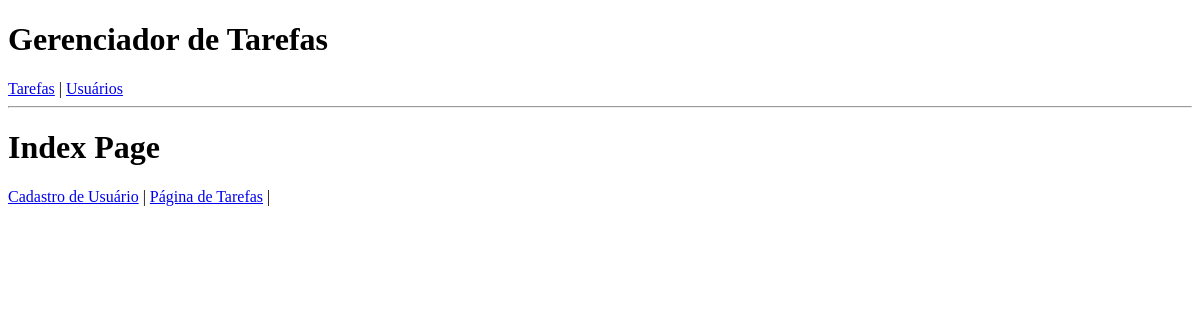
The app's page /, older data.
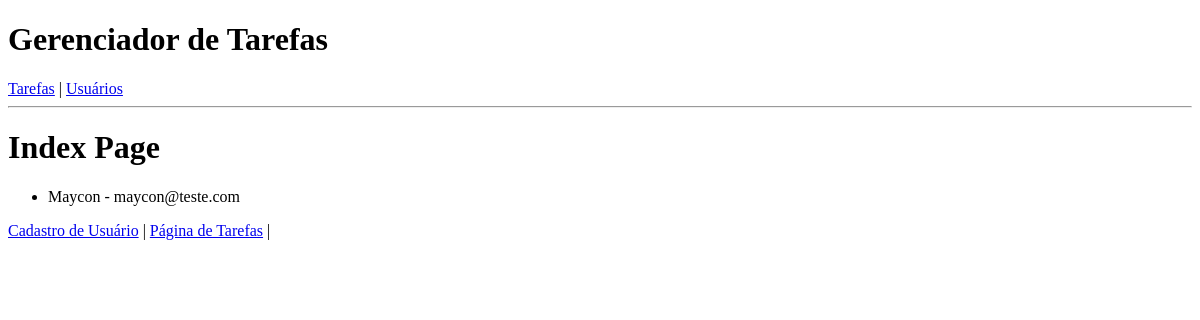
The same page, newer data.
### models/user.py (models this page shows, shortened)
class User(db.Model): # Declaração de um novo modelo/tabela: User
    __tablename__ = 'users'
    id = db.Column(db.Integer, primary_key=True) # Define uma coluna ...
    name = db.Column(db.String(100), nullable=False)
    email = db.Column(db.String(100), unique=True, nullable=False)
    Tasks = db.relationship("Task", back_populates="user", cascade="all, delete-orphan")

### controllers/user_controller.py (the view)
    @staticmethod
    def index():
        users = User.query.all()
        return render_template('index.html', users=users)

### view/templates/index.html
{% extends "base.html" %}
{% block content %}
    <h1>Index Page</h1>
    <ul>
        {% for user in users %}
        <li>{{user.name}} - {{user.email}}</li>
        {% endfor %}
    </ul>
    <a href="{{ url_for('create_user') }}">Cadastro de Usuário</a> |
    <a href="{{ url_for('list_tasks') }}">Página de Tarefas</a> |
{% endblock %}

### view/templates/base.html (shortened to what this page needs)
<!DOCTYPE html>
<html lang="pt-br">
<head>
</head>
<body>
    <h1>Gerenciador de Tarefas</h1>
    <nav>
        <a href="{{ url_for('list_tasks') }}">Tarefas</a> |
        <a href="{{ url_for('index') }}">Usuários</a>
    </nav>
    <hr>
    {% block content %}{% endblock %}
</body>
</html>

Row changes from the older to the newer data that the page shows:
added User: name "Maycon", email "maycon@teste.com"
